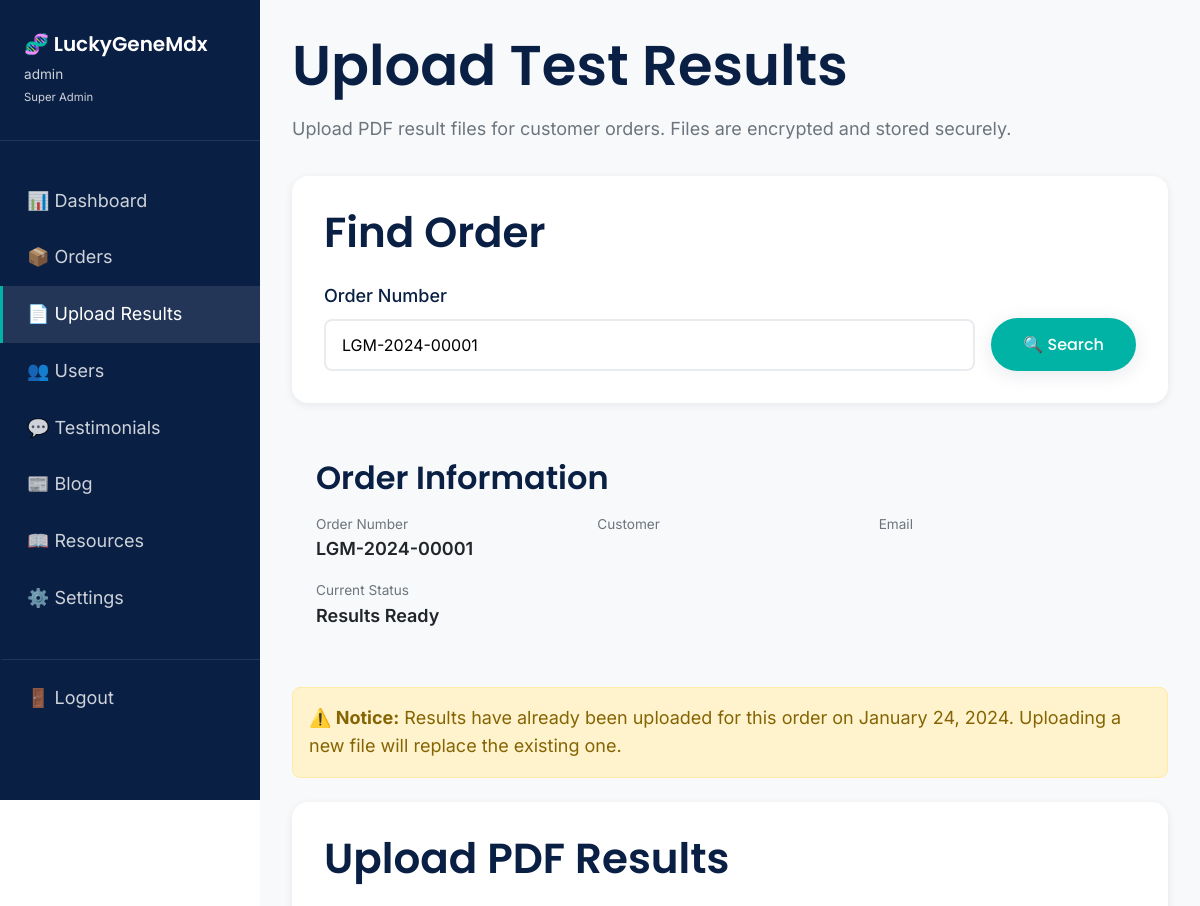
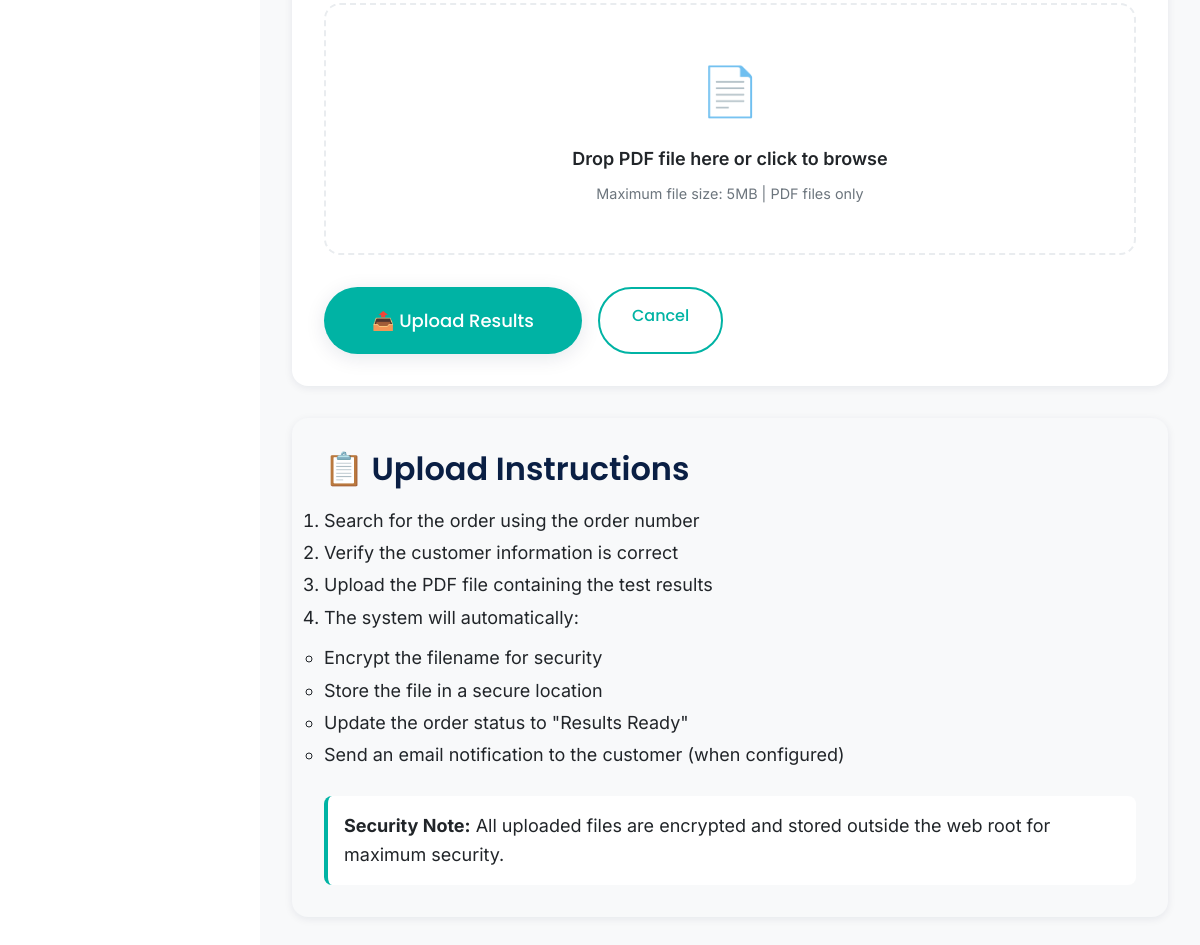
/admin/upload-results.php?order=LGM-2024-00001 (signed in), run on the app's committed database (2 pictures, top to bottom).
### tables this page shows
CREATE TABLE orders (
    order_id INT AUTO_INCREMENT PRIMARY KEY,
    user_id INT NOT NULL,
    order_number VARCHAR(50) NOT NULL UNIQUE,
    status_id INT NOT NULL DEFAULT 1,
    order_date TIMESTAMP DEFAULT CURRENT_TIMESTAMP,
    shipping_address_line1 VARCHAR(255) NOT NULL,
    shipping_address_line2 VARCHAR(255),
    shipping_city VARCHAR(100) NOT NULL,
    shipping_state VARCHAR(50) NOT NULL,
    shipping_zip VARCHAR(20) NOT NULL,
    tracking_number VARCHAR(100),
    price DECIMAL(10,2) NOT NULL,
    payment_status ENUM('pending', 'completed', 'failed', 'refunded') DEFAULT 'pending',
    payment_id VARCHAR(255),
    notes TEXT,
    FOREIGN KEY (user_id) REFERENCES users(user_id) ON DELETE CASCADE,
    FOREIGN KEY (status_id) REFERENCES order_status(status_id),
    INDEX idx_order_number (order_number),
    INDEX idx_user_id (user_id),
    INDEX idx_status_id (status_id),
    INDEX idx_order_date (order_date)
);

CREATE TABLE order_status (
    status_id INT AUTO_INCREMENT PRIMARY KEY,
    status_name VARCHAR(50) NOT NULL,
    display_order INT NOT NULL,
    description TEXT,
    UNIQUE KEY unique_status_name (status_name)
);

CREATE TABLE results (
    result_id INT AUTO_INCREMENT PRIMARY KEY,
    order_id INT NOT NULL UNIQUE,
    file_path VARCHAR(255) NOT NULL,
    encrypted_filename VARCHAR(255) NOT NULL,
    upload_date TIMESTAMP DEFAULT CURRENT_TIMESTAMP,
    uploaded_by INT,
    accessed_count INT DEFAULT 0,
    last_accessed TIMESTAMP NULL,
    file_size INT,
    file_hash VARCHAR(64),
    FOREIGN KEY (order_id) REFERENCES orders(order_id) ON DELETE CASCADE,
    INDEX idx_order_id (order_id),
    INDEX idx_upload_date (upload_date)
);

### includes/Database.php (called while the page is built, shortened)
<?php
class Database {
    private $conn;
    private static $instance = null;
    private function __construct() {
        try {
            $dsn = "mysql:host=" . DB_HOST . ";dbname=" . DB_NAME . ";charset=" . DB_CHARSET;
            $options = [
                PDO::ATTR_ERRMODE => PDO::ERRMODE_EXCEPTION,
                PDO::ATTR_DEFAULT_FETCH_MODE => PDO::FETCH_ASSOC,
                PDO::ATTR_EMULATE_PREPARES => false,
            ];
            $this->conn = new PDO($dsn, DB_USER, DB_PASS, $options);
        } catch(PDOException $e) {
            error_log("Database Connection Error: " . $e->getMessage());
            die("Database connection failed. Please try again later.");
        }
    }
    public static function getInstance() {
        if (self::$instance === null) {
            self::$instance = new self();
        }
        return self::$instance;
    }
    public function getConnection() {
        return $this->conn;
    }
}
class BaseModel {
    public function __construct() {
        $this->db = Database::getInstance()->getConnection();
    }
    protected function sanitize($data) {
        return htmlspecialchars(strip_tags(trim($data)), ENT_QUOTES, 'UTF-8');
    }
}

### includes/Order.php (called while the page is built, shortened)
<?php
require_once 'Database.php';
class Order extends BaseModel {
    public function getOrderByNumber($order_number) {
        $order_number = $this->sanitize($order_number);
        try {
            $sql = "SELECT o.*, os.status_name, os.display_order
                    FROM orders o
                    LEFT JOIN order_status os ON o.status_id = os.status_id
                    WHERE o.order_number = :order_number";
            $stmt = $this->db->prepare($sql);
            $stmt->execute([':order_number' => $order_number]);
            return $stmt->fetch();
        } catch(PDOException $e) {
            error_log("Get Order Error: " . $e->getMessage());
            return false;
        }
    }
}

### admin/upload-results.php (the view, shortened to what this page needs)
<?php
require_once '../includes/Database.php';
require_once '../includes/Order.php';
$db = Database::getInstance()->getConnection();
$orderModel = new Order();
$order = null;
$searchQuery = isset($_GET['order']) ? trim($_GET['order']) : '';
if ($searchQuery && !$order) {
    $order = $orderModel->getOrderByNumber($searchQuery);
}
$adminName = $_SESSION['admin_username'];
?>
<!DOCTYPE html>
<html lang="en">
<head>
    <link rel="stylesheet" href="../css/main.css">
</head>
<body>
    <div class="admin-wrapper">
        <aside class="admin-sidebar">
            <div class="admin-sidebar-header">
                <h2>🧬 LuckyGeneMdx</h2>
                <div class="admin-sidebar-user">
                    <?php echo htmlspecialchars($adminName); ?><br>
                    <small><?php echo ucwords(str_replace('_', ' ', $_SESSION['admin_role'])); ?></small>
                </div>
            </div>
            <nav class="admin-nav">
                <a href="index.php" class="admin-nav-item">📊 Dashboard</a>
                <a href="orders.php" class="admin-nav-item">📦 Orders</a>
                <a href="upload-results.php" class="admin-nav-item active">📄 Upload Results</a>
                <a href="users.php" class="admin-nav-item">👥 Users</a>
                <a href="testimonials.php" class="admin-nav-item">💬 Testimonials</a>
                <a href="blog.php" class="admin-nav-item">📰 Blog</a>
                <a href="resources.php" class="admin-nav-item">📖 Resources</a>
                <a href="settings.php" class="admin-nav-item">⚙️ Settings</a>
                <a href="logout.php" class="admin-nav-item" style="margin-top: 2rem; border-top: 1px solid rgba(255,255,255,0.1); padding-top: 1.5rem;">🚪 Logout</a>
            </nav>
        </aside>
        <main class="admin-main">
            <h1 style="margin-bottom: 1rem;">Upload Test Results</h1>
            <p style="color: var(--color-dark-gray); margin-bottom: 2rem;">
                Upload PDF result files for customer orders. Files are encrypted and stored securely.
            </p>
            <div class="content-card">
                <h2 style="margin-bottom: 1.5rem;">Find Order</h2>
                <form method="GET" action="">
                    <div style="display: flex; gap: 1rem; align-items: end;">
                        <div class="form-group" style="flex: 1; margin-bottom: 0;">
                            <label for="order" class="form-label">Order Number</label>
                            <input
                                type="text"
                                id="order"
                                name="order"
                                class="form-input"
                                placeholder="LGM240214ABC123"
                                value="<?php echo htmlspecialchars($searchQuery); ?>"
                                required
                            >
                        </div>
                        <button type="submit" class="btn btn-primary">
                            🔍 Search
                        </button>
                    </div>
                </form>
            </div>
            <?php if ($order): ?>
                <div class="order-info">
                    <h3 style="margin-bottom: 1rem;">Order Information</h3>
                    <div style="display: grid; grid-template-columns: repeat(auto-fit, minmax(200px, 1fr)); gap: 1rem;">
                        <div>
                            <div style="font-size: 0.85rem; color: var(--color-dark-gray);">Order Number</div>
                            <div style="font-weight: 600;"><?php echo htmlspecialchars($order['order_number']); ?></div>
                        </div>
                        <div>
                            <div style="font-size: 0.85rem; color: var(--color-dark-gray);">Customer</div>
                        </div>
                        <div>
                            <div style="font-size: 0.85rem; color: var(--color-dark-gray);">Email</div>
                        </div>
                        <div>
                            <div style="font-size: 0.85rem; color: var(--color-dark-gray);">Current Status</div>
                            <div style="font-weight: 600;"><?php echo htmlspecialchars($order['status_name']); ?></div>
                        </div>
                    </div>
                </div>
                <?php
                $stmt = $db->prepare("SELECT * FROM results WHERE order_id = :order_id");
                $stmt->execute([':order_id' => $order['order_id']]);
                $existingResult = $stmt->fetch();
                if ($existingResult):
                ?>
                    <div class="alert-warning">
                        <strong>⚠️ Notice:</strong> Results have already been uploaded for this order on
                        <?php echo date('F j, Y', strtotime($existingResult['upload_date'])); ?>.
                        Uploading a new file will replace the existing one.
                    </div>
                <?php endif; ?>
                <div class="content-card">
                    <h2 style="margin-bottom: 1.5rem;">Upload PDF Results</h2>
                    <form method="POST" action="" enctype="multipart/form-data" id="uploadForm">
                        <div class="file-upload-area" id="fileUploadArea">
                            <div style="font-size: 3rem; margin-bottom: 1rem;">📄</div>
                            <div style="font-size: 1.125rem; font-weight: 600; margin-bottom: 0.5rem;">
                                Drop PDF file here or click to browse
                            </div>
                            <div style="font-size: 0.9rem; color: var(--color-dark-gray);">
                                Maximum file size: 5MB | PDF files only
                            </div>
                        </div>
                        <div style="margin-top: 2rem; display: flex; gap: 1rem;">
                            <button type="submit" class="btn btn-primary btn-large" id="uploadButton" disabled>
                                📤 Upload Results
                            </button>
                            <a href="upload-results.php" class="btn btn-outline">
                                Cancel
                            </a>
                        </div>
                    </form>
                </div>
            <?php endif; ?>
            <div class="content-card" style="background: #f8f9fa;">
                <h3 style="margin-bottom: 1rem;">📋 Upload Instructions</h3>
                <ol style="line-height: 1.8;">
                    <li>Search for the order using the order number</li>
                    <li>Verify the customer information is correct</li>
                    <li>Upload the PDF file containing the test results</li>
                    <li>The system will automatically:
                        <ul style="margin-top: 0.5rem;">
                            <li>Encrypt the filename for security</li>
                            <li>Store the file in a secure location</li>
                            <li>Update the order status to "Results Ready"</li>
                            <li>Send an email notification to the customer (when configured)</li>
                        </ul>
                    </li>
                </ol>
                <div style="margin-top: 1.5rem; padding: 1rem; background: white; border-radius: var(--radius-sm); border-left: 4px solid var(--color-medical-teal);">
                    <strong>Security Note:</strong> All uploaded files are encrypted and stored outside the web root for maximum security.
                </div>
            </div>
        </main>
    </div>
</body>
</html>

### css/main.css (style rules this page uses)
:root { --color-primary-deep-blue: #0A1F44; --color-medical-teal: #00B3A4; --color-soft-purple: #6C63FF; --color-white: #FFFFFF; --color-light-gray: #F8F9FA; --color-medium-gray: #E9ECEF; --color-dark-gray: #6C757D; --color-black: #212529; --gradient-primary: linear-gradient(135deg, var(--color-primary-deep-blue) 0%, var(--color-medical-teal) 50%, var(--color-soft-purple) 100%); --gradient-hero: linear-gradient(135deg, rgba(10, 31, 68, 0.95) 0%, rgba(0, 179, 164, 0.85) 100%); --gradient-card: linear-gradient(135deg, rgba(255, 255, 255, 0.1) 0%, rgba(255, 255, 255, 0.05) 100%); --font-primary: 'Poppins', -apple-system, BlinkMacSystemFont, 'Segoe UI', sans-serif; --font-body: 'Inter', -apple-system, BlinkMacSystemFont, 'Segoe UI', sans-serif; --font-size-h1: clamp(2.5rem, 5vw, 3.5rem); --font-size-h2: clamp(2rem, 4vw, 2.625rem); --font-size-h3: clamp(1.5rem, 3vw, 2rem); --font-size-h4: clamp(1.25rem, 2.5vw, 1.5rem); --font-size-body: clamp(1rem, 1.5vw, 1.125rem); --font-size-small: 0.875rem; --spacing-xs: 0.5rem; --spacing-sm: 1rem; --spacing-md: 1.5rem; --spacing-lg: 2.5rem; --spacing-xl: 4rem; --spacing-2xl: 6rem; --shadow-sm: 0 2px 8px rgba(10, 31, 68, 0.08); --shadow-md: 0 4px 20px rgba(10, 31, 68, 0.1); --shadow-lg: 0 8px 40px rgba(10, 31, 68, 0.15); --shadow-glow: 0 0 20px rgba(0, 179, 164, 0.3); --radius-sm: 0.5rem; --radius-md: 1rem; --radius-lg: 1.5rem; --radius-full: 9999px; --transition-fast: 200ms ease-in-out; --transition-normal: 300ms ease-in-out; --transition-slow: 400ms ease-in-out; --z-dropdown: 1000; --z-sticky: 1020; --z-fixed: 1030; --z-modal-backdrop: 1040; --z-modal: 1050; --z-popover: 1060; --z-tooltip: 1070; }
* { margin: 0; padding: 0; box-sizing: border-box; }
html { scroll-behavior: smooth; font-size: 16px; }
body { font-family: var(--font-body); font-size: var(--font-size-body); line-height: 1.6; color: var(--color-black); background-color: var(--color-white); -webkit-font-smoothing: antialiased; -moz-osx-font-smoothing: grayscale; }
a { color: var(--color-medical-teal); text-decoration: none; transition: color var(--transition-fast); }
h1, h2, h3, h4, h5, h6 { font-family: var(--font-primary); font-weight: 600; line-height: 1.2; margin-bottom: var(--spacing-md); color: var(--color-primary-deep-blue); }
h1 { font-size: var(--font-size-h1); }
h2 { font-size: var(--font-size-h2); }
h3 { font-size: var(--font-size-h3); }
p { margin-bottom: var(--spacing-sm); }
.btn { display: inline-block; padding: 0.875rem 2rem; font-family: var(--font-primary); font-size: 1rem; font-weight: 500; text-align: center; text-decoration: none; border: none; border-radius: var(--radius-full); cursor: pointer; transition: all var(--transition-normal); position: relative; overflow: hidden; }
.btn-primary { background: var(--color-medical-teal); color: var(--color-white); box-shadow: var(--shadow-md); }
.btn-outline { background: transparent; color: var(--color-medical-teal); border: 2px solid var(--color-medical-teal); }
.btn-large { padding: 1.25rem 3rem; font-size: 1.125rem; }
.form-group { margin-bottom: var(--spacing-md); }
.form-label { display: block; margin-bottom: var(--spacing-xs); font-weight: 500; color: var(--color-primary-deep-blue); }
.form-input, .form-select, .form-textarea { width: 100%; padding: 0.875rem 1rem; font-family: var(--font-body); font-size: 1rem; border: 2px solid var(--color-medium-gray); border-radius: var(--radius-sm); background: var(--color-white); transition: all var(--transition-fast); }

### data on the page
orders: order_number "LGM-2024-00001", status.status_name "Results Ready"
results: upload_date "January 24, 2024"

### other printed values
$adminName "admin"
str_replace('_', ' ', $_SESSION['admin_role']) "Super Admin"
